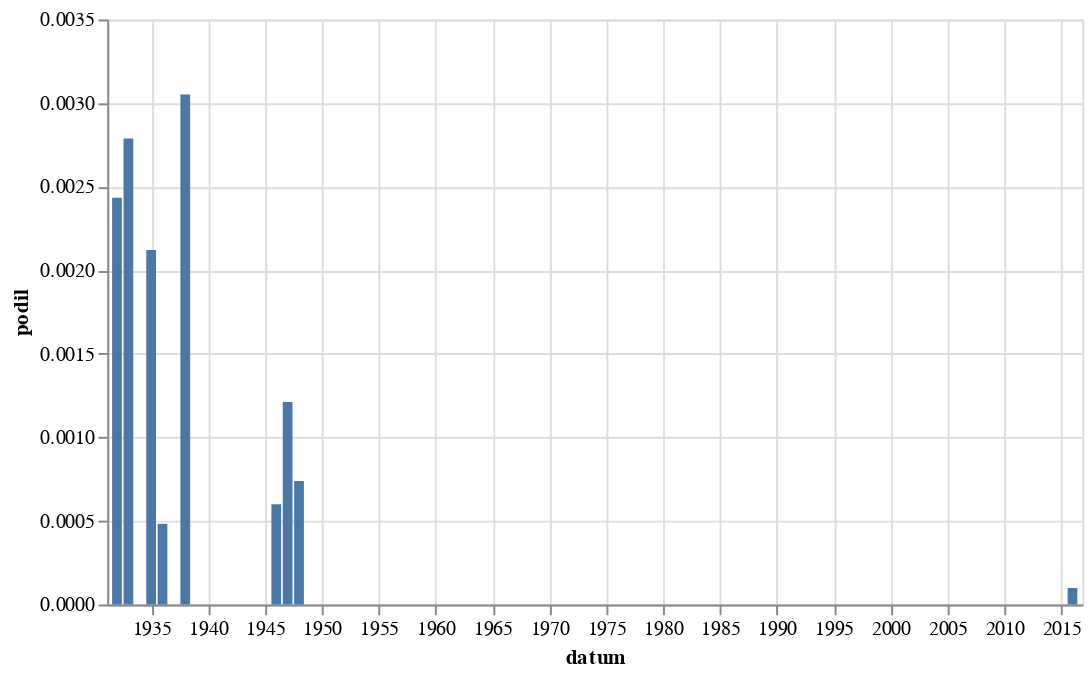

Notebook code cell kept with this figure:
### Code cell
graf(vyvoj(r'Heil Hitler'))

### Figure 1 — Vega-Lite specification as saved in the notebook (floating-point values rounded to 4 significant figures)
{"config": {"view": {"continuousWidth": 300, "continuousHeight": 300}}, "data": {"name": "data-e76a4efc2310bc7521c442b21861a861"}, "mark": {"type": "bar"}, "encoding": {"x": {"field": "datum", "type": "temporal"}, "y": {"field": "podil", "type": "quantitative"}}, "height": 300, "width": 500, "$schema": "https://vega.github.io/schema/vega-lite/v5.8.0.json", "datasets": {"data-e76a4efc2310bc7521c442b21861a861": [{"datum": "1932-01-01T00:00:00", "text": 5, "text_right": 2054, "podil": 0.002434}, {"datum": "1933-01-01T00:00:00", "text": 6, "text_right": 2152, "podil": 0.002788}, {"datum": "1935-01-01T00:00:00", "text": 3, "text_right": 1414, "podil": 0.002122}, {"datum": "1936-01-01T00:00:00", "text": 1, "text_right": 2072, "podil": 0.0004826}, {"datum": "1938-01-01T00:00:00", "text": 3, "text_right": 983, "podil": 0.003052}, {"datum": "1946-01-01T00:00:00", "text": 1, "text_right": 1666, "podil": 0.0006002}, {"datum": "1947-01-01T00:00:00", "text": 2, "text_right": 1651, "podil": 0.001211}, {"datum": "1948-01-01T00:00:00", "text": 1, "text_right": 1353, "podil": 0.0007391}, {"datum": "2016-01-01T00:00:00", "text": 1, "text_right": 10133, "podil": 9.869e-05}]}}
